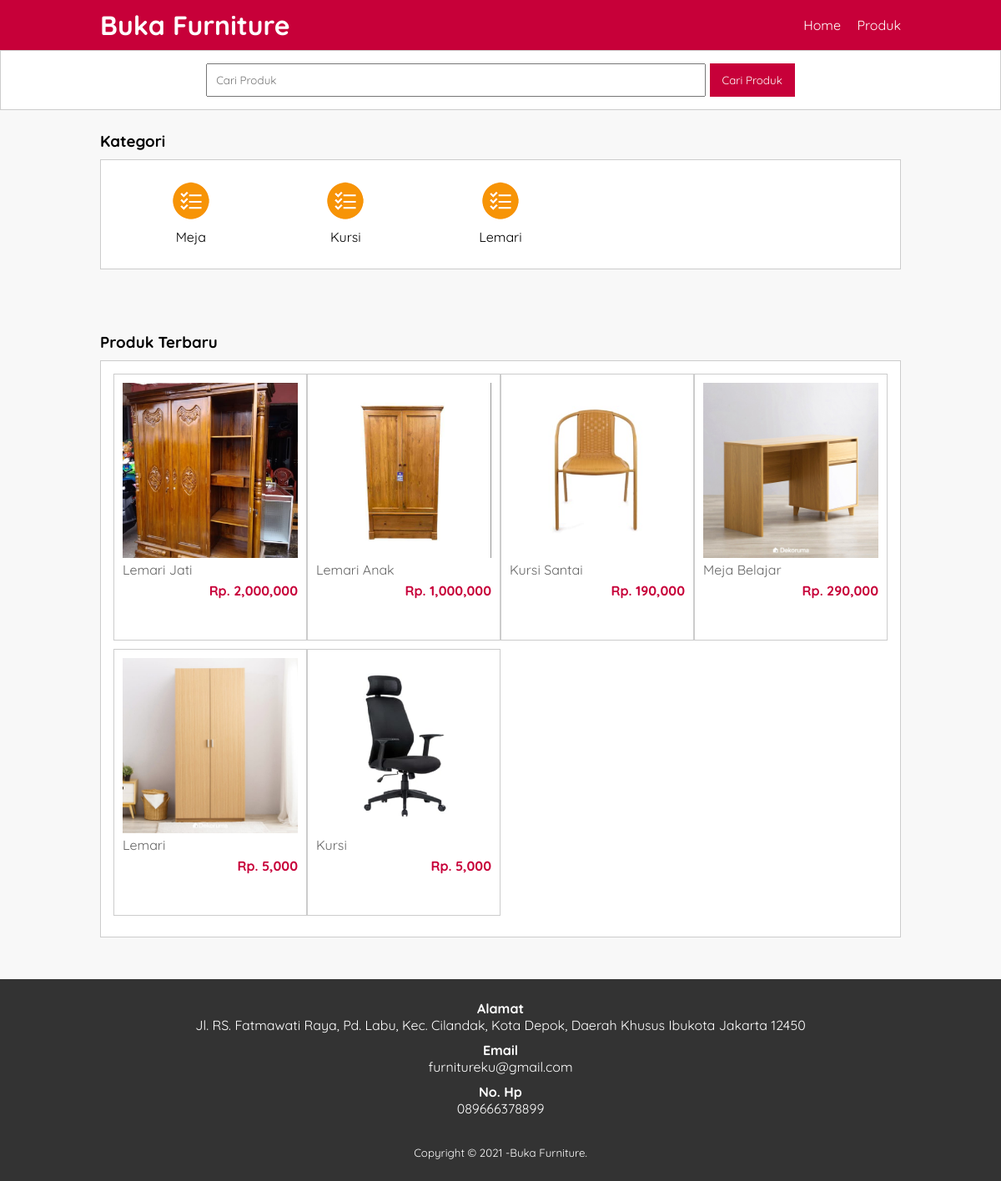
The app's page /home.php with its own data.
### tables this page shows
CREATE TABLE `products` (
  `id` int(11) NOT NULL,
  `name` varchar(50) NOT NULL,
  `description` varchar(999) NOT NULL,
  `category` enum('Meja','Kursi','Lemari') NOT NULL,
  `price` int(11) NOT NULL,
  `quantity` int(11) NOT NULL,
  `photo` varchar(255) NOT NULL
);

### library.php (called while the page is built, shortened)
<?php
class library
{
    public function __construct()
    {
        $this->con = new PDO("mysql:host=localhost;dbname=furniture", "root", "");
    }
    public function countData()
    {
        $sql = "SELECT COUNT(*) FROM products";
        $res = $this->con->query($sql);
        $count = $res->fetchColumn();
        return $count;
    }
    public function readbyUptoDateData()
    {
        $query = $this->con->prepare("SELECT * FROM products WHERE quantity > 0 ORDER BY id DESC LIMIT 8");
        $query->execute();
        return $query;
    }
}

### home.php (the view, shortened to what this page needs)
<?php
	include 'library.php';
?>
<!DOCTYPE html>
<html>
<head>
	<link rel="stylesheet" type="text/css" href="css/style.css">
</head>
<body>
	<header>
		<div class="container">
			<h1><a href="home.php">Buka Furniture</a></h1>
			<ul>
				<li><a href="home.php">Home</a></li>
				<li><a href="produk.php">Produk</a></li>
			</ul>
		</div>
	</header>
	<div class="search">
		<div class="container">
			<form action="produk.php">
				<input type="text" name="search" placeholder="Cari Produk">
				<input type="submit" name="cari" value="Cari Produk">
			</form>
		</div>
	</div>
	<div class="section">
		<div class="container">
			<h3>Kategori</h3>
			<div class="box">
				<div class="row">
					<a href="produk.php?kat=Meja">
						<div class="col-5">
							<img src="img/icon-kategori.png" width="50px" style="margin-bottom:5px;">
							<p>Meja</p>
						</div>
					</a>
					<a href="produk.php?kat=Kursi">
						<div class="col-5">
							<img src="img/icon-kategori.png" width="50px" style="margin-bottom:5px;">
							<p>Kursi</p>
						</div>
					</a>
					<a href="produk.php?kat=Lemari">
						<div class="col-5">
							<img src="img/icon-kategori.png" width="50px" style="margin-bottom:5px;">
							<p>Lemari</p>
						</div>
					</a>
				</div>
			</div>
		</div>
	</div>
	<div class="section">
		<div class="container">
			<h3>Produk Terbaru</h3>
			<div class="box">
				<?php
					$library = new library();
					$read = $library->readbyUptoDateData();
					$count = $library->countData();
					if($count > 0){
						while($p = $read->fetch(PDO::FETCH_OBJ)){
				?>
					<a href="detail-produk.php?id=<?php echo $p->id ?>">
						<div class="col-4">
							<img src="asset/<?= $p->category; ?>/<?= $p->photo; ?>">
							<p class="nama"><?php echo substr($p->name, 0, 30) ?></p>
							<p class="harga">Rp. <?php echo number_format($p->price) ?></p>
						</div>
					</a>
				<?php }}else{ ?>
					<p>Produk tidak ada</p>
				<?php } ?>
			</div>
		</div>
	</div>
	<div class="footer">
		<div class="container">
			<h4>Alamat</h4>
			<p>Jl. RS. Fatmawati Raya, Pd. Labu, Kec. Cilandak, Kota Depok, Daerah Khusus Ibukota Jakarta 12450</p>
			<h4>Email</h4>
			<p>furnitureku@gmail.com</p>
			<h4>No. Hp</h4>
			<p>089666378899</p>
			<small>Copyright &copy; 2021 -Buka Furniture.</small>
		</div>
	</div>
</body>
</html>

### css/style.css (style rules this page uses)
* { padding:0; margin:0; font-family: 'Quicksand', sans-serif; }
body { background-color: #f8f8f8; }
a { color: inherit; text-decoration: none; }
header { background-color: #C70039; color: #fff; }
header h1 { float: left; padding:10px 0; }
header ul { float: right; }
header ul li { display: inline-block; }
header ul li a { padding:20px 0 20px 15px; display: inline-block; }
.container { width: 80%; margin:0 auto; }
.container:after { content: ''; display: block; clear: both; }
.section { padding:25px 0; }
.box { background-color: #fff; border:1px solid #ccc; padding:15px; box-sizing: border-box; margin:10px 0 25px 0; }
.box:after { content: ''; display: block; clear: both; }
.search { padding:15px 0; background-color: #fff; border:1px solid #ccc; text-align: center; }
.search input[type=text] { width: 60%; padding:10px; }
.search input[type=submit] { padding:12px 15px; background-color: #C70039; color:#fff; border:none; cursor: pointer; }
.col-5 { width:20%; height:100px; text-align: center; float: left; padding:10px; box-sizing: border-box; }
.col-4 { width:25%; height: 320px; border:1px solid #ccc; float: left; padding:10px; box-sizing: border-box; margin-bottom: 10px; }
.col-4 img { width: 100%; }
.col-4 .nama { color: #666; margin-bottom: 5px; }
.col-4 .harga { font-weight: bold; color:#C70039; float: right; }
.footer { padding:25px 0; background-color: #333; color: #fff; text-align: center; }
.footer p { margin-bottom: 10px; }
.footer small { margin-top: 25px; display: inline-block; }

### records on screen
products: category+photo (picture), name "Lemari Jati", price "2,000,000"
products: category+photo (picture), name "Lemari Anak", price "1,000,000"
products: category+photo (picture), name "Kursi Santai", price "190,000"
products: category+photo (picture), name "Meja Belajar", price "290,000"
products: category+photo (picture), name "Lemari", price "5,000"
products: category+photo (picture), name "Kursi", price "5,000"
